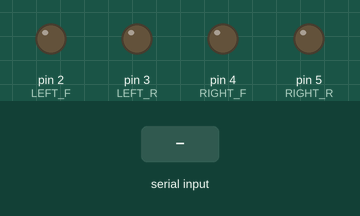
Recording of a sketch running on a simulated Arduino Uno, built with avr-gcc and run on an emulated ATmega328P. Shown: output pins drawn as LEDs (lit = HIGH). The inputs (shaded band) are chosen by the test bench.

Above: at 1.2 s.
1.3 s: "RIGHT\n" received over Serial
At 2.2 s:
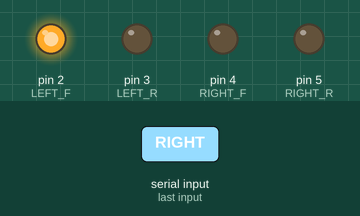
2.8 s: "LEFT*\n" received over Serial
At 3.3 s:
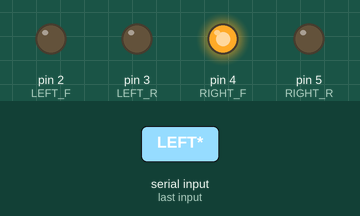
4.3 s: "FORWD\n" received over Serial
At 5.5 s:
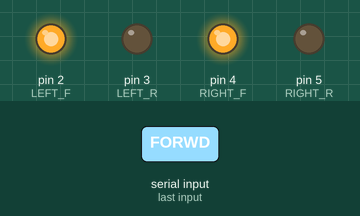
5.8 s: "BACK*\n" received over Serial
At 6.8 s:
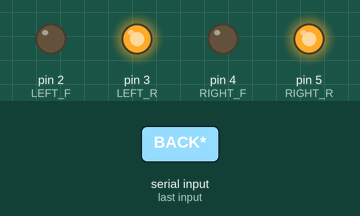
7.3 s: "STOP*\n" received over Serial
At 7.9 s:
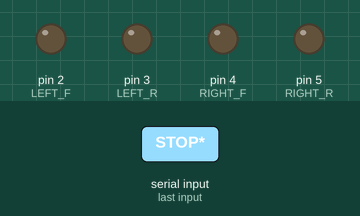
Timing chart, 0 to 9.8 s (numbered marks = the images above; inputs shaded):
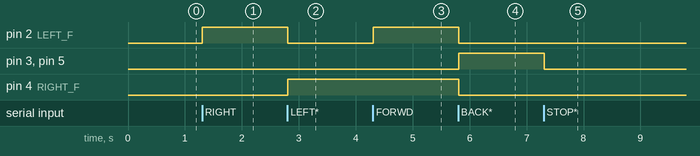

The sketch:

Gesture.pde
```cpp
// Gesuture command for Arduino
int  val = 0;
char code[6];
int bytesread = 0;

#define LEFT_F 2
#define RIGHT_F 4
#define LEFT_R 3
#define RIGHT_R 5

#define CON_SPEED 9600      // bps
#define WAIT_INTERVAL 500

void setup()
{
  Serial.begin(CON_SPEED);  // Hardware serial for Monitor 9600bps
  pinMode(RIGHT_F,OUTPUT);
  pinMode(LEFT_F,OUTPUT);
  pinMode(RIGHT_R,OUTPUT);
  pinMode(LEFT_R,OUTPUT);
  digitalWrite(RIGHT_F,LOW);
  digitalWrite(LEFT_F,LOW);
  digitalWrite(RIGHT_R,LOW);
  digitalWrite(LEFT_R,LOW);
}

void loop()
{
  val = 0;
  bytesread = 0;

  while((val != 10) && (val != 13))
  {
    if ( Serial.available() > 0 ) {
      val = Serial.read();
      if( val == 10 || val == 13 ) {
        code[bytesread] = '\0';
        break;
      }
      code[bytesread] = val;         // add the digit
      bytesread++;                   // ready to read next digit
    }
  }

  // if read is complete
  if(bytesread == 5)
  {
    if( strcmp(code,"RIGHT") == 0 ) {
      digitalWrite(RIGHT_F,LOW);
      digitalWrite(LEFT_F,HIGH);
      digitalWrite(RIGHT_R,LOW);
      digitalWrite(LEFT_R,LOW);
    }
    else if( strcmp(code,"LEFT*") == 0 ) {
      digitalWrite(RIGHT_F,HIGH);
      digitalWrite(LEFT_F,LOW);
      digitalWrite(RIGHT_R,LOW);
      digitalWrite(LEFT_R,LOW);
    }
    else if( strcmp(code,"STOP*") == 0 ) {
      digitalWrite(RIGHT_F,LOW);
      digitalWrite(LEFT_F,LOW);
      digitalWrite(RIGHT_R,LOW);
      digitalWrite(LEFT_R,LOW);
    }
    else if( strcmp(code,"FORWD") == 0 ) {
      digitalWrite(RIGHT_F,HIGH);
      digitalWrite(LEFT_F,HIGH);
      digitalWrite(RIGHT_R,LOW);
      digitalWrite(LEFT_R,LOW);
    }
    else if( strcmp(code,"BACK*") == 0 ) {
      digitalWrite(RIGHT_F,LOW);
      digitalWrite(LEFT_F,LOW);
      digitalWrite(RIGHT_R,HIGH);
      digitalWrite(LEFT_R,HIGH);
    }
  }
  delay(WAIT_INTERVAL);              // wait for a second
}
```

Measured:
- after the input at 1.3 s, pin 2 (LEFT_F): LOW → HIGH at once
- after the input at 2.8 s, pin 2 (LEFT_F): HIGH → LOW at once; pin 4 (RIGHT_F): LOW → HIGH at once
- after the input at 4.3 s, pin 2 (LEFT_F): LOW → HIGH at once
- after the input at 5.8 s, pin 2 (LEFT_F), pin 4 (RIGHT_F): HIGH → LOW at once; pin 3 (LEFT_R), pin 5 (RIGHT_R): LOW → HIGH at once
- after the input at 7.3 s, pin 3 (LEFT_R), pin 5 (RIGHT_R): HIGH → LOW at once
